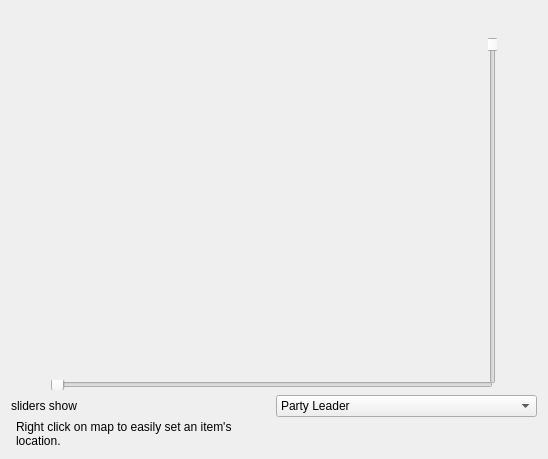
             <widget class="QFrame" name="frm_map">
              <layout class="QVBoxLayout" name="verticalLayout_96">
               <property name="spacing">
                <number>3</number>
               </property>
               <item>
                <layout class="QHBoxLayout" name="horizontalLayout_126">
                 <item>
                  <spacer name="horizontalSpacer_48">
                   <property name="orientation">
                    <enum>Qt::Horizontal</enum>
                   </property>
                   <property name="sizeHint" stdset="0">
                    <size>
                     <width>40</width>
                     <height>20</height>
                    </size>
                   </property>
                  </spacer>
                 </item>
                 <item>
                  <widget class="QFrame" name="world_map_frame">
                   <property name="sizePolicy">
                    <sizepolicy hsizetype="Fixed" vsizetype="Fixed">
                     <horstretch>0</horstretch>
                     <verstretch>0</verstretch>
                    </sizepolicy>
                   </property>
                   <property name="minimumSize">
                    <size>
                     <width>446</width>
                     <height>381</height>
                    </size>
                   </property>
                   <widget class="QLabel" name="worldMapView">
                    <property name="geometry">
                     <rect>
                      <x>5</x>
                      <y>32</y>
                      <width>432</width>
                      <height>336</height>
                     </rect>
                    </property>
                    <property name="cursor">
                     <cursorShape>CrossCursor</cursorShape>
                    </property>
                    <property name="contextMenuPolicy">
                     <enum>Qt::CustomContextMenu</enum>
                    </property>
                    <property name="textInteractionFlags">
                     <set>Qt::NoTextInteraction</set>
                    </property>
                   </widget>
                   <widget class="QSlider" name="slideWorldX">
                    <property name="geometry">
                     <rect>
                      <x>-1</x>
                      <y>369</y>
                      <width>443</width>
                      <height>10</height>
                     </rect>
                    </property>
                    <property name="minimumSize">
                     <size>
                      <width>0</width>
                      <height>0</height>
                     </size>
                    </property>
                    <property name="maximumSize">
                     <size>
                      <width>16777215</width>
                      <height>16777215</height>
                     </size>
                    </property>
                    <property name="styleSheet">
                     <string notr="true"/>
                    </property>
                    <property name="maximum">
                     <number>295000</number>
                    </property>
                    <property name="singleStep">
                     <number>100</number>
                    </property>
                    <property name="pageStep">
                     <number>1000</number>
                    </property>
                    <property name="tracking">
                     <bool>true</bool>
                    </property>
                    <property name="orientation">
                     <enum>Qt::Horizontal</enum>
                    </property>
                    <property name="regular" stdset="0">
                     <bool>true</bool>
                    </property>
                   </widget>
                   <widget class="QSlider" name="slideWorldY">
                    <property name="geometry">
                     <rect>
                      <x>437</x>
                      <y>26</y>
                      <width>10</width>
                      <height>347</height>
                     </rect>
                    </property>
                    <property name="minimumSize">
                     <size>
                      <width>0</width>
                      <height>0</height>
                     </size>
                    </property>
                    <property name="maximumSize">
                     <size>
                      <width>16777215</width>
                      <height>16777215</height>
                     </size>
                    </property>
                    <property name="cursor">
                     <cursorShape>ArrowCursor</cursorShape>
                    </property>
                    <property name="maximum">
                     <number>230000</number>
                    </property>
                    <property name="singleStep">
                     <number>100</number>
                    </property>
                    <property name="pageStep">
                     <number>1000</number>
                    </property>
                    <property name="invertedAppearance">
                     <bool>true</bool>
                    </property>
                    <property name="regular" stdset="0">
                     <bool>true</bool>
                    </property>
                   </widget>
                  </widget>
                 </item>
                 <item>
                  <spacer name="horizontalSpacer_49">
                   <property name="orientation">
                    <enum>Qt::Horizontal</enum>
                   </property>
                   <property name="sizeHint" stdset="0">
                    <size>
                     <width>40</width>
                     <height>20</height>
                    </size>
                   </property>
                  </spacer>
                 </item>
                </layout>
               </item>
               <item>
                <layout class="QHBoxLayout" name="horizontalLayout_166">
                 <item>
                  <widget class="QLabel" name="label_231">
                   <property name="sizePolicy">
                    <sizepolicy hsizetype="Preferred" vsizetype="Fixed">
                     <horstretch>0</horstretch>
                     <verstretch>0</verstretch>
                    </sizepolicy>
                   </property>
                   <property name="text">
                    <string>sliders show </string>
                   </property>
                  </widget>
                 </item>
                 <item>
                  <widget class="QComboBox" name="comboMapControls">
                   <property name="sizePolicy">
                    <sizepolicy hsizetype="Preferred" vsizetype="Fixed">
                     <horstretch>0</horstretch>
                     <verstretch>0</verstretch>
                    </sizepolicy>
                   </property>
                   <item>
                    <property name="text">
                     <string>Party Leader</string>
                    </property>
                   </item>
                   <item>
                    <property name="text">
                     <string>TinyBronco/Chocobo</string>
                    </property>
                   </item>
                   <item>
                    <property name="text">
                     <string>Buggy/Highwind</string>
                    </property>
                   </item>
                   <item>
                    <property name="text">
                     <string>Sub</string>
                    </property>
                   </item>
                   <item>
                    <property name="text">
                     <string>Wild Chocobo</string>
                    </property>
                   </item>
                   <item>
                    <property name="text">
                     <string>Diamond / Ultimate / Ruby Weapon</string>
                    </property>
                   </item>
                  </widget>
                 </item>
                </layout>
               </item>
               <item>
                <layout class="QHBoxLayout" name="horizontalLayout_167">
                 <item>
                  <widget class="QLabel" name="label_233">
                   <property name="text">
                    <string>Right click on map to easily set an item's
location.</string>
                   </property>
                   <property name="indent">
                    <number>5</number>
                   </property>
                  </widget>
                 </item>
                </layout>
               </item>
              </layout>
             </widget>
